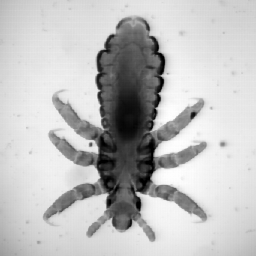
%> input picture Prácticas/Práctica 4/Entrega/BUG.TIF, 256 x 256 px
$ octave Ejercicio_9e.m   (GNU Octave 9; MATLAB toolbox functions it lacks are replaced by stand-ins)
%> lines starting %> are read from the running program, lines starting %| are printed output that depends on the picture
I = imread('BUG.TIF');
%> I is the input picture: size 256x256 uint8; min 0, max 254, mean 190.7

figure, imshow(I);

h = [1 1 1; 0 1 0; -1 -1 -1];
J = abs(filter2(h, I))/255;
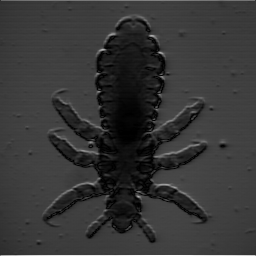
%> J: size 256x256 double; min 0, max 3.58, mean 0.773; drawn with min black and max white

figure, imshow(J);
%> after `imshow(J)`:
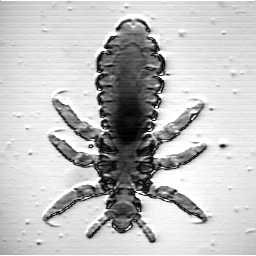
%> displayed picture: size 256x256, on the screen's scale of 0 to 255; min 0, max 255, mean 192.1
